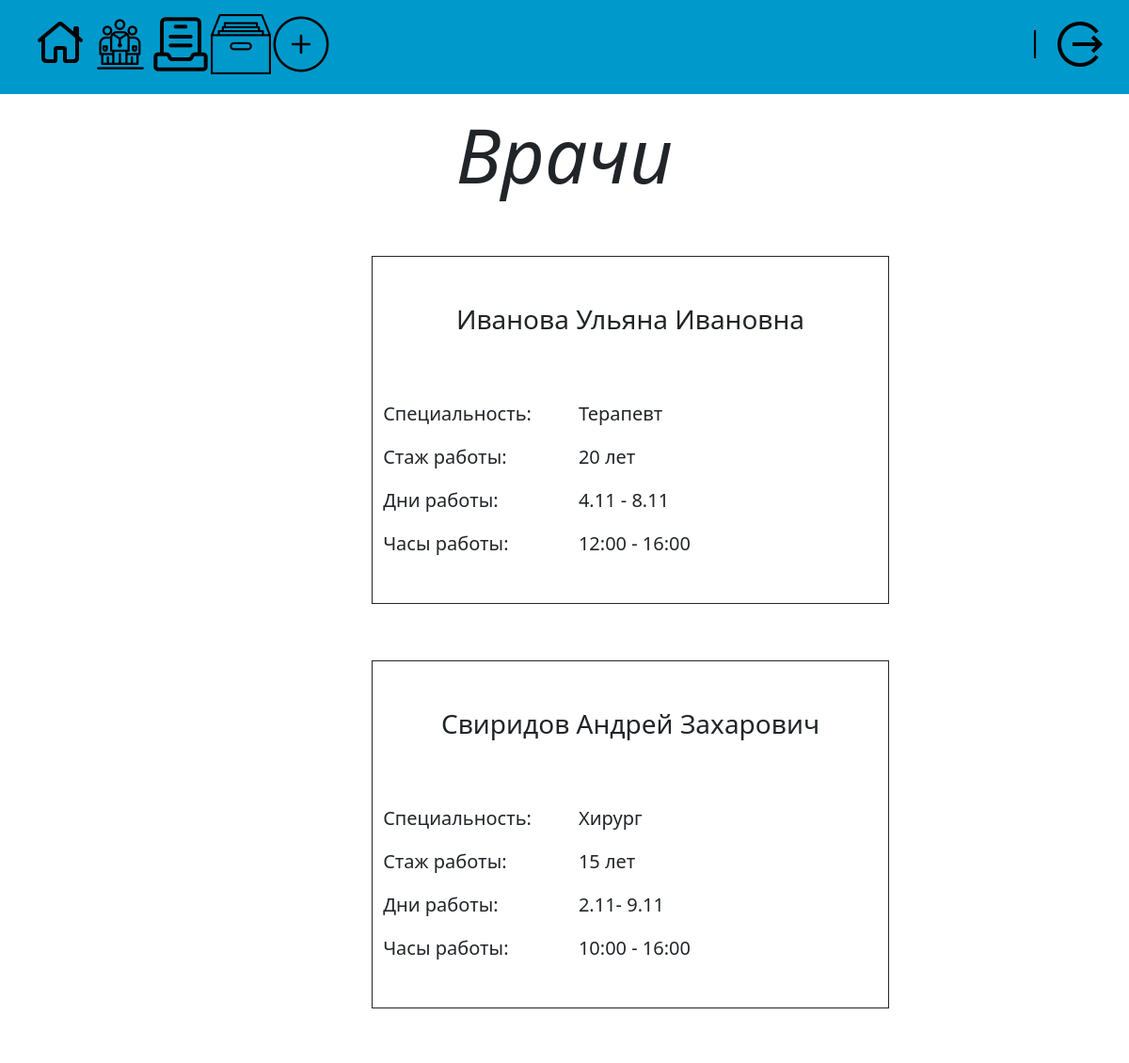
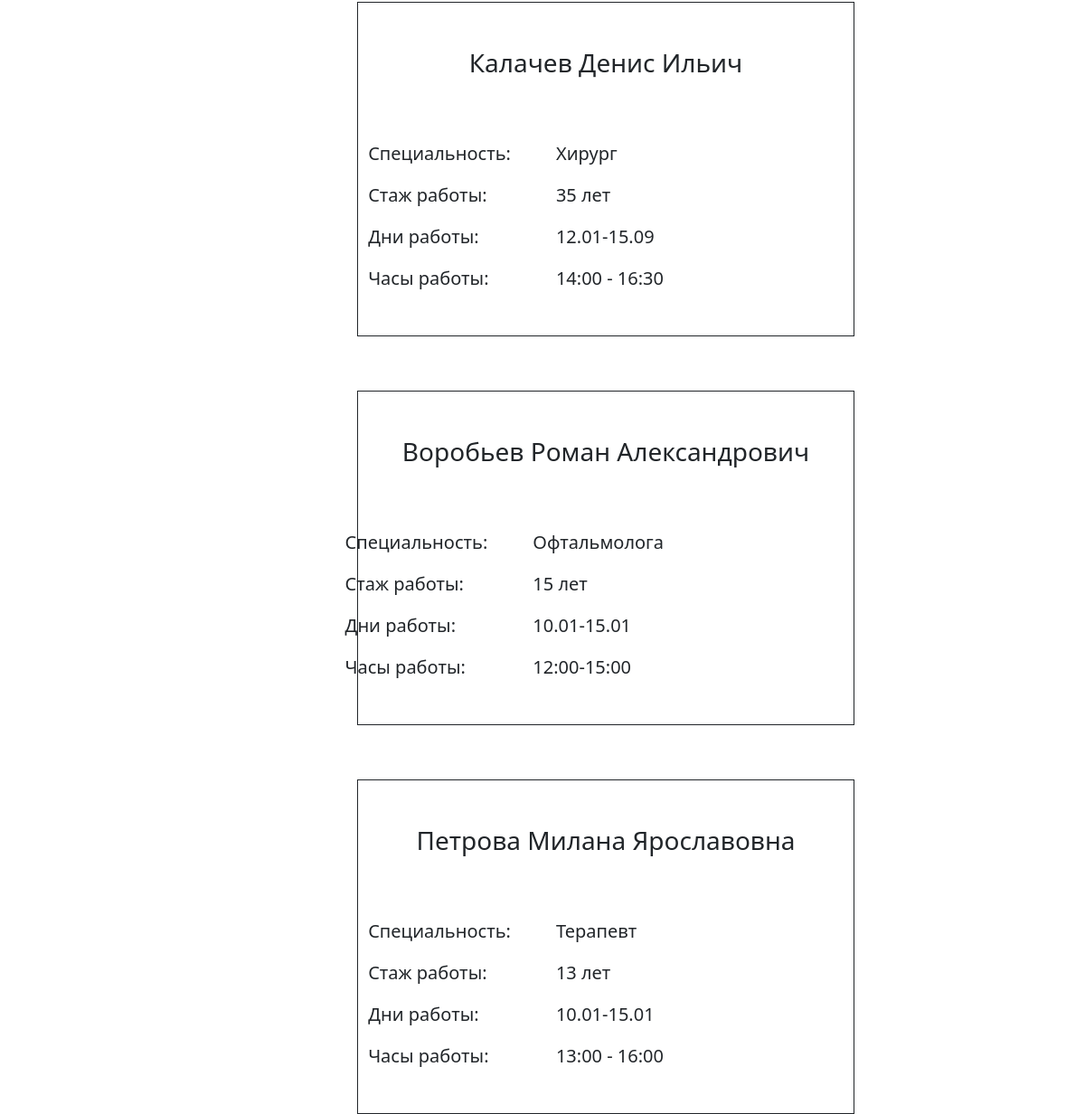
Page /zapis/vrach/ on the committed database (2 pictures, top to bottom).
### bd/models.py (models this page shows, shortened)
class Vrahi(models.Model):
    FIO = models.CharField('ФИО', max_length=100)
    category = models.CharField('Категория врача', max_length=50)
    stag = models.CharField('Стаж работы', max_length=2)
    date = models.CharField('Дни работы', max_length=30)
    time = models.CharField('Часы работы', max_length=30)
    class Meta:
        verbose_name = 'Врач'
        verbose_name_plural = 'Врачи'

### bd/views.py (the view)
# urls.py: path('vrach/', views.vrachi, name='vrach'),
def vrachi (request):
    vrach= Vrahi.objects.all()
    return render(request, 'bd/vrach.html', {'vrach': vrach})

### bd/templates/bd/vrach.html (shortened to what this page needs)
{% extends 'main/shablon.html' %}
{% block content%}
    <h1 class="header-zap">Врачи</h1>
    {% if vrach %}
        {% for el in vrach %}
        <div class="card-vrach">
            <h3>{{ el.FIO }}</h3>
            <div class="all-vrach">
                <div class="vrach">
                <p>{{ el.category}}</p>
                <p>{{ el.stag}} лет</p>
                <p>{{ el.date}}</p>
                <p>{{ el.time}}</p>
            </div>
            <div class="text-vrach">
                <p>Специальность:</p>
                <p>Стаж работы:</p>
                <p>Дни работы:</p>
                <p>Часы работы:</p>
            </div>
            </div>
        </div>
        {% endfor %}
    {% else %}
     <p>Пока нет записей</p>
    {% endif %}
{% endblock %}

### hospital/templates/main/shablon.html (shortened to what this page needs)
{% load static %}
<!DOCTYPE html>
<html lang="en">
<head>
    <link rel="stylesheet" href="{% static 'main/css/style.css' %}">
    <link href="https://cdn.jsdelivr.net/npm/bootstrap@5.0.2/dist/css/bootstrap.min.css" rel="stylesheet">
</head>
<body>
  <aside>
    <ul class="menu">
        <div class="icon">
            <a href="{%url 'home' %}"><li><img src="{% static 'main/media/home.png' %}" ></li></a>
            <a href="{%url 'vrach' %}"><li><img src="{% static 'main/media/doctors.png' %}"></li></a>
            <a href="{%url 'zapis' %}"><li><img src="{% static 'main/media/zap.png' %}"></li></a>
            <a href="{% url 'zapis' %}"><li><img src="{% static 'main/media/archive.png' %}" ></li></a>
            <a href="{% url 'create' %}"><li><img src="{% static 'main/media/addzap.png' %}" ></li></a>
        </div>
        <div class="registration">
            <li class="last"> {{user.username}} | <a href=" {% url 'users:login' %}"><img src="{% static 'main/media/exit.png' %}" ></a></li>
        </div>
    </ul>
  </aside>
  <main>
      {% block content %}
      {% endblock %}
  </main>
</body>
</html>

### hospital/static/main/css/style.css (style rules this page uses)
.menu { display: flex; justify-content: space-between; background-color: #0099CC; padding-top: 15px; height: 100px; text-decoration: none; list-style-type: none; }
.icon { display: flex; justify-content: space-between; }
a, li { text-decoration: none; list-style-type: none; }
.card, .card-vrach { width: 646px; height: 450px; border: 1px solid; align-items: center; flex-direction: column; padding-top: 50px; position: relative; right: 75px; margin-left: -48px; }
.card-vrach { margin-left: 470px; margin-top: 60px; width: 550px; height: 370px }
h3 { text-align: center; }
.all-vrach { right: 210px; font-size: 20px; }
.all, .all-vrach { display: flex; flex-direction: row-reverse; position: relative; top: 60px; }
.text-zapisi, .text-vrach { position: relative; right: 50px; }
.header-zap { text-align: center; font-weight: 200; font-size: 80px; text-align: center; font-style: italic; }
.last { font-size: 30px; color: black; position: relative; right: 20px; text-decoration: none; }

### rows in the picture
Vrahi: FIO "Иванова Ульяна Ивановна", category "Терапевт", stag "20", date "4.11 - 8.11", time "12:00 - 16:00"
Vrahi: FIO "Свиридов Андрей Захарович", category "Хирург", stag "15", date "2.11- 9.11", time "10:00 - 16:00"
Vrahi: FIO "Калачев Денис Ильич", category "Хирург", stag "35", date "12.01-15.09", time "14:00 - 16:30"
Vrahi: FIO "Воробьев Роман Александрович", category "Офтальмолога", stag "15", date "10.01-15.01", time "12:00-15:00"
Vrahi: FIO "Петрова Милана Ярославовна", category "Терапевт", stag "13", date "10.01-15.01", time "13:00 - 16:00"
